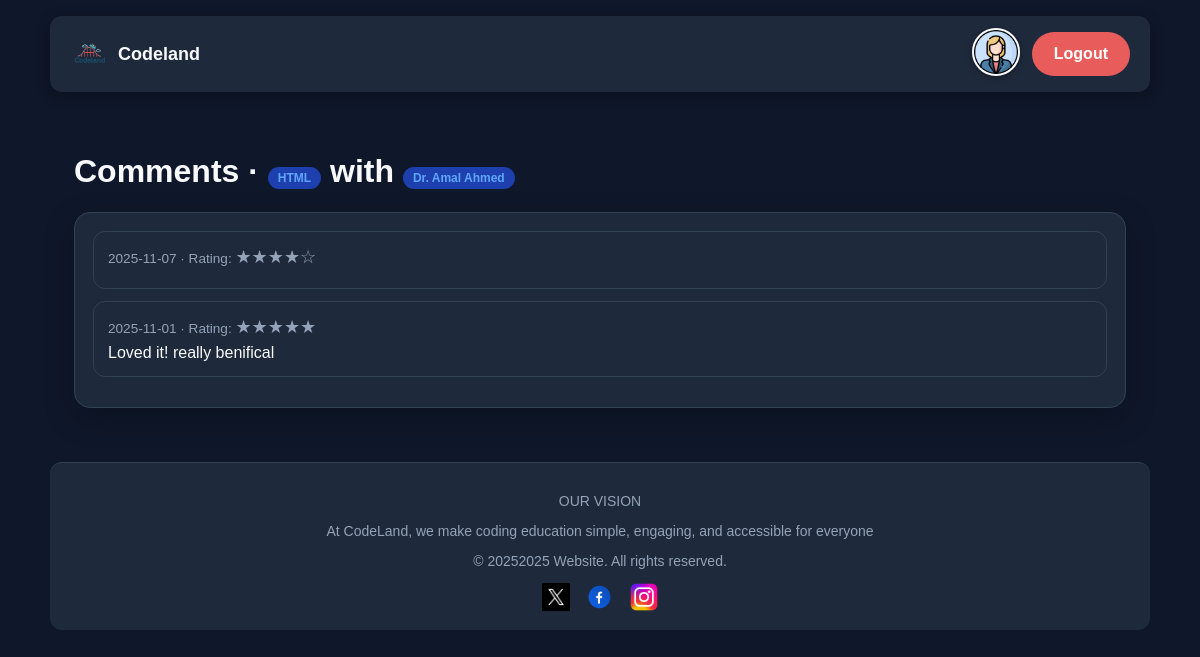
Screenshot of /comments.php?quizID=1 (signed in) with the database file from the repository.
### tables this page shows
CREATE TABLE `topic` (
  `id` int(11) NOT NULL,
  `topicName` varchar(100) DEFAULT NULL
);

CREATE TABLE `user` (
  `id` int(11) NOT NULL,
  `firstName` varchar(50) DEFAULT NULL,
  `lastName` varchar(50) DEFAULT NULL,
  `emailAddress` varchar(100) DEFAULT NULL,
  `password` varchar(255) DEFAULT NULL,
  `photoFileName` varchar(100) DEFAULT NULL,
  `userType` enum('educator','learner') DEFAULT NULL
);

CREATE TABLE `quizfeedback` (
  `id` int(11) NOT NULL,
  `quizID` int(11) DEFAULT NULL,
  `rating` decimal(2,1) DEFAULT NULL,
  `comments` text,
  `date` date DEFAULT NULL
);

### comments.php (the view, shortened to what this page needs)
<?php
$host = 'localhost';
$db = 'database';
$user = 'root';
$pass = 'root';
$comments = [];
$quiz_topic = 'Topic Not Found';
$quiz_educator = 'Instructor Not Found';
$error_message = null;
$quiz_id = null;
function render_rating($rating) {
    $full_star = '★';
    $empty_star = '☆';
    $rating_int = (int) round($rating);
    $stars = str_repeat($full_star, $rating_int) . str_repeat($empty_star, 5 - $rating_int);
    return $stars;
}
try {
    $conn = mysqli_connect($host, $user, $pass, $db);
    $quiz_id = filter_input(INPUT_GET, 'quizID', FILTER_VALIDATE_INT);
    $quiz_info_sql = "
        SELECT
            t.topicName,
            u.firstName,
            u.lastName
        FROM quiz q
        JOIN topic t ON q.topicID = t.id
        JOIN user u ON q.educatorID = u.id
        WHERE q.id = ?
    ";
    $stmt_quiz = mysqli_prepare($conn, $quiz_info_sql);
    mysqli_stmt_bind_param($stmt_quiz, "i", $quiz_id);
    mysqli_stmt_execute($stmt_quiz);
    $result_quiz = mysqli_stmt_get_result($stmt_quiz);
    if ($quiz_info = mysqli_fetch_assoc($result_quiz)) {
        $quiz_topic = htmlspecialchars($quiz_info['topicName']);
        $quiz_educator = 'Dr. ' . htmlspecialchars($quiz_info['firstName']) . ' ' . htmlspecialchars($quiz_info['lastName']);
    }
    $comments_sql = "
        SELECT comments, rating, date
        FROM quizfeedback
        WHERE quizID = ?
        ORDER BY date DESC
    ";
    $stmt_comments = mysqli_prepare($conn, $comments_sql);
    mysqli_stmt_bind_param($stmt_comments, "i", $quiz_id);
    mysqli_stmt_execute($stmt_comments);
    $result_comments = mysqli_stmt_get_result($stmt_comments);
    while ($row = mysqli_fetch_assoc($result_comments)) {
        $comments[] = $row;
    }
} catch (Exception $e) {
    $comments = [];
    $error_message = "An error occurred while loading quiz data or comments.";
    error_log("Application Error (MySQLi): " . $e->getMessage());
} finally {
    if (isset($conn) && $conn) {
        mysqli_close($conn);
    }
}
$defaultAvatar = 'images/default_avatar.jpeg';
$avatar = $defaultAvatar;
?>
<!DOCTYPE html>
<html lang="en">
<head>
    <link rel="stylesheet" href="lernerStyle.css">
    <link rel="stylesheet" href="HF.css">
</head>
<body>
<header class="cl-header">
    <div class="brand">
        <img src="images/logo.png" alt="Logo">
        <span>Codeland</span>
    </div>
    <div class="actions">
        <a href="educator_homepage.php">
            <img src="<?php echo $avatar; ?>" alt="User" class="avatar">
        </a>
        <a href="index.html" class="logout-btn">Logout</a>
    </div>
</header>
<main class="container main">
    <h1>Comments · <span class="badge"><?php echo $quiz_topic; ?></span> with <span class="badge"><?php echo $quiz_educator; ?></span></h1>
    <section class="card">
        <?php if ($error_message): ?>
            <p style="color: red; padding: 10px; border: 1px solid red;"><?php echo $error_message; ?></p>
        <?php elseif (empty($comments)): ?>
            <p>No comments found for Quiz ID **<?php echo htmlspecialchars($quiz_id); ?>** yet.</p>
        <?php else: ?>
            <?php foreach ($comments as $comment): ?>
            <div class="comment">
                <div class="meta">
                    <?php
                        echo htmlspecialchars($comment['date']);
                    ?>
                    · Rating: <span class="star"><?php echo render_rating($comment['rating']); ?></span>
                </div>
                <div><?php echo htmlspecialchars($comment['comments']); ?></div>
            </div>
            <?php endforeach; ?>
        <?php endif; ?>
    </section>
</main>
<footer class="cl-footer">
    <p>OUR VISION</p>
    <p>At CodeLand, we make coding education simple, engaging, and accessible for everyone</p>
    <p>© <span id="year"></span>2025 Website. All rights reserved.</p>
    <div class="social">
        <a href="#"><img src="images/xpng.jpg" alt="Twitter"></a>
        <a href="#"><img src="images/facebook.png" alt="Facebook"></a>
        <a href="#"><img src="images/instagram.png" alt="Instagram"></a>
    </div>
</footer>
</body>
</html>

### lernerStyle.css (style rules this page uses)
:root { --brand:#60a5fa; --brand-hover:#3b82f6; --accent:#2dd4bf; --bg:#0f172a; --text:#f8fafc; --muted:#94a3b8; --card:#1e293b; --border:#334155; }
* { box-sizing:border-box; }
html,body { margin:0; padding:0; font-family:Inter,system-ui,-apple-system,Segoe UI,Roboto,Arial,sans-serif; color:var(--text); background:var(--bg); }
a { color:var(--brand); text-decoration:none; }
.container { max-width:1100px; margin:0 auto; padding:24px; }
.main { padding:24px; }
.card { background:var(--card); border-radius:16px; padding:18px; box-shadow:0 10px 30px rgba(0,0,0,.25); border:1px solid var(--border); }
img { max-width: 100%; height: auto; object-fit: cover; border-radius: 8px; }
.avatar { width: 44px; height: 44px; border-radius: 50%; overflow: hidden; flex-shrink: 0; background-color: var(--card); box-shadow: 0 0 0 2px var(--card), 0 0 0 4px var(--brand); transition: transform 0.2s ease-in-out; }
.cl-header .avatar, .table .avatar { width: 38px; height: 38px; box-shadow: 0 0 0 1.5px var(--card), 0 0 0 3px var(--muted); }
.badge { display:inline-block; padding:4px 10px; border-radius:999px; background:#1e40af; color:var(--brand); font-weight:700; font-size:.75rem; }
.comment { padding:14px; border:1px solid var(--border); border-radius:12px; margin-bottom:12px; background:var(--card); }
.comment .meta { font-size:.85rem; color:var(--muted); margin-bottom:6px; }
.star { font-size:18px; }
.cl-header img, .cl-footer img { width: auto; height: 30px; border-radius: 0; box-shadow: none; }
.cl-header .brand img { width: auto; height: 30px; }

### HF.css (style rules this page uses)
:root { --brand:#60a5fa; --brand-hover:#3b82f6; --accent:#2dd4bf; --bg:#0f172a; --text:#f8fafc; --muted:#94a3b8; --card:#1e293b; --border:#334155; }
body { background: var(--bg); color: var(--text); font-family: Arial, sans-serif; margin: 0; padding: 0; }
.cl-header { max-width: 1100px; margin: 16px auto; padding: 12px 20px; border-radius: 12px; background: var(--card); display: flex; align-items: center; justify-content: space-between; gap: 16px; box-shadow: 0 4px 14px rgba(0,0,0,0.3); }
.cl-header .brand { display: flex; align-items: center; gap: 8px; font-weight: 700; color: var(--text); font-size: 18px; text-decoration: none; }
.cl-header .brand img { width: 40px; height: 40px; object-fit: contain; }
.cl-header .actions { display: flex; align-items: center; gap: 12px; margin-left: auto; }
.logout-btn { display:inline-flex;align-items:center;justify-content:center; min-height:36px; padding:8px 18px; border-radius:20px;border:0; background:#e85c5b;color:#fff; font-weight:600;font-size:14px;line-height:1; text-decoration:none;transition:background .3s; }
.cl-header .avatar { width: 48px; height: 48px; border-radius: 50%; object-fit: cover; border: 2px solid #fff; box-shadow: 0 2px 6px rgba(0,0,0,0.3); transition: transform 0.3s ease; }
.cl-footer { max-width: 1100px; margin: 30px auto 10px; padding: 16px 20px; text-align: center; border-top: 1px solid var(--border); font-size: 14px; color: var(--muted); background: var(--card); border-radius: 12px; }
.cl-footer .social { margin-top: 10px; display: flex; justify-content: center; gap: 16px; }
.cl-footer .social img { width: 28px; height: 28px; transition: transform 0.3s; }
.logout-btn { display:inline-flex;align-items:center;justify-content:center; min-height:44px; padding:10px 22px; border-radius:28px;border:0; background:#e85c5b;color:#fff; font-weight:600;font-size:16px;line-height:1; text-decoration:none;transition:background .3s; }

### rows the page displays
topic: topicName "HTML", user.firstName+lastName "Dr. Amal Ahmed"
quizfeedback: date "2025-11-07", rating "★★★★☆"
quizfeedback: date "2025-11-01", rating "★★★★★", comments "Loved it! really benifical"
